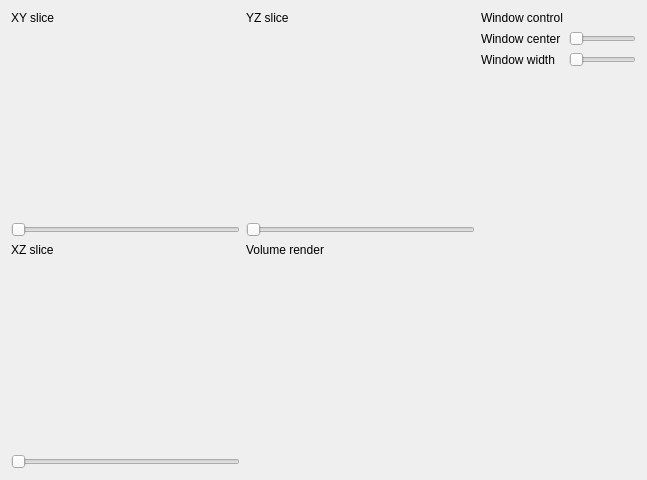
<?xml version="1.0" encoding="UTF-8"?>
<ui version="4.0">
 <class>Form</class>
 <widget class="QWidget" name="Form">
  <property name="geometry">
   <rect>
    <x>0</x>
    <y>0</y>
    <width>647</width>
    <height>480</height>
   </rect>
  </property>
  <property name="windowTitle">
   <string>DICOM Visualizer</string>
  </property>
  <layout class="QHBoxLayout" name="horizontalLayout" stretch="3,1">
   <item>
    <layout class="QGridLayout" name="gridLayout_2">
     <property name="sizeConstraint">
      <enum>QLayout::SetMinimumSize</enum>
     </property>
     <property name="leftMargin">
      <number>0</number>
     </property>
     <property name="bottomMargin">
      <number>0</number>
     </property>
     <property name="horizontalSpacing">
      <number>6</number>
     </property>
     <item row="0" column="0">
      <layout class="QVBoxLayout" name="verticalLayout" stretch="0,1,0">
       <property name="spacing">
        <number>0</number>
       </property>
       <item>
        <widget class="QLabel" name="label">
         <property name="text">
          <string>XY slice</string>
         </property>
        </widget>
       </item>
       <item>
        <widget class="QVTKWidget" name="XYPlaneWidget"/>
       </item>
       <item>
        <widget class="QSlider" name="XYSlider">
         <property name="orientation">
          <enum>Qt::Horizontal</enum>
         </property>
        </widget>
       </item>
      </layout>
     </item>
     <item row="0" column="1">
      <layout class="QVBoxLayout" name="verticalLayout_2" stretch="0,1,0">
       <item>
        <widget class="QLabel" name="label_3">
         <property name="text">
          <string>YZ slice</string>
         </property>
        </widget>
       </item>
       <item>
        <widget class="QVTKWidget" name="YZPlaneWidget"/>
       </item>
       <item>
        <widget class="QSlider" name="YZSlider">
         <property name="orientation">
          <enum>Qt::Horizontal</enum>
         </property>
        </widget>
       </item>
      </layout>
     </item>
     <item row="1" column="0">
      <layout class="QVBoxLayout" name="verticalLayout_3" stretch="0,1,0">
       <item>
        <widget class="QLabel" name="label_2">
         <property name="text">
          <string>XZ slice</string>
         </property>
        </widget>
       </item>
       <item>
        <widget class="QVTKWidget" name="XZPlaneWidget"/>
       </item>
       <item>
        <widget class="QSlider" name="XZSlider">
         <property name="orientation">
          <enum>Qt::Horizontal</enum>
         </property>
        </widget>
       </item>
      </layout>
     </item>
     <item row="1" column="1">
      <layout class="QVBoxLayout" name="verticalLayout_5" stretch="0,1">
       <item>
        <widget class="QLabel" name="label_4">
         <property name="text">
          <string>Volume render</string>
         </property>
        </widget>
       </item>
       <item>
        <widget class="QVTKWidget" name="VolumeWidget"/>
       </item>
      </layout>
     </item>
    </layout>
   </item>
   <item>
    <layout class="QGridLayout" name="gridLayout" rowstretch="0,0,0,0" columnstretch="0,0">
     <property name="sizeConstraint">
      <enum>QLayout::SetDefaultConstraint</enum>
     </property>
     <item row="2" column="0">
      <widget class="QLabel" name="WindowWidthLabel">
       <property name="text">
        <string>Window width</string>
       </property>
      </widget>
     </item>
     <item row="2" column="1">
      <widget class="QSlider" name="WindowWidthSlider">
       <property name="orientation">
        <enum>Qt::Horizontal</enum>
       </property>
      </widget>
     </item>
     <item row="0" column="0">
      <widget class="QLabel" name="WindowControlLabel">
       <property name="frameShape">
        <enum>QFrame::NoFrame</enum>
       </property>
       <property name="text">
        <string>Window control</string>
       </property>
       <property name="alignment">
        <set>Qt::AlignCenter</set>
       </property>
      </widget>
     </item>
     <item row="1" column="0">
      <widget class="QLabel" name="WindowCenterLabel">
       <property name="text">
        <string>Window center</string>
       </property>
      </widget>
     </item>
     <item row="1" column="1">
      <widget class="QSlider" name="WindowCenterSlider">
       <property name="orientation">
        <enum>Qt::Horizontal</enum>
       </property>
      </widget>
     </item>
     <item row="3" column="0">
      <spacer name="verticalSpacer">
       <property name="orientation">
        <enum>Qt::Vertical</enum>
       </property>
       <property name="sizeHint" stdset="0">
        <size>
         <width>20</width>
         <height>40</height>
        </size>
       </property>
      </spacer>
     </item>
    </layout>
   </item>
  </layout>
 </widget>
 <customwidgets>
  <customwidget>
   <class>QVTKWidget</class>
   <extends>QWidget</extends>
   <header>QVTKWidget.h</header>
  </customwidget>
 </customwidgets>
 <resources/>
 <connections/>
</ui>
